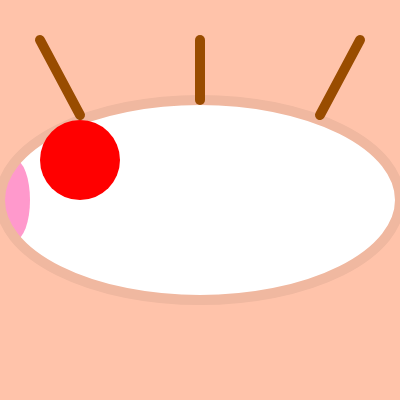
Frame 1 (no input)
Frame 60 (no input): identical to frame 1, image omitted
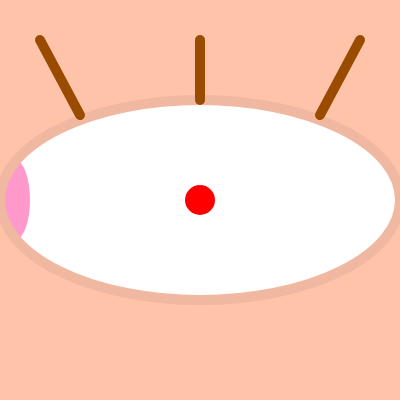
Frame 120 (the mouse pressed at the canvas centre since frame 60)

The p5.js sketch that drew these frames (run headless with seeded random() and noise() and a simulated clock; from frame 60 on, the mouse is pressed at the canvas centre):

// p5.js sketch
// ── sketch.js
let blink = false;
let timer = 0;
let showBg = false;

let pupilSize = 80;

let balls = [];

function setup() {
  createCanvas(400, 400);

  for (let i = 0; i < 15; i = i + 1) {
    balls.push({
      x: random(width),
      y: random(height),
      size: random(20, 90),
      xSpeed: random(-4, 4),
      ySpeed: random(-4, 4),
      angle: random(0, TWO_PI),
    });
  }
}

function draw() {
  timer = timer + 1;

  if (showBg == false) {
    background(255, 195, 170);
  } else {
    background(255);
    noFill();
    stroke(0);
    strokeWeight(1);

    for (let x = 0; x <= 400; x += 20) {
      for (let y = 0; y <= 400; y += 20) {
        let wave = sin(timer * 0.05 + x * y) * 10;

        circle(x, y, 30 + wave);

        for (let dia = 1; dia <= 40; dia += 5) {
          circle(x, y, dia + wave);
        }
      }
    }
  }

  // eye apple
  fill(255);
  noStroke();
  ellipse(200, 200, 400, 200);

  // pink thing
  fill(255, 153, 204);
  noStroke();
  ellipse(15, 200, 30, 80);
 
  // eye
  noFill();
  stroke(240, 184, 160);
  strokeWeight(10);
  ellipse(200, 200, 400, 200);

  // lashes
  stroke(153, 76, 0);
  line(80, 115, 40, 40);
  line(200, 100, 200, 40);
  line(320, 115, 360, 40);

  // pupil
  let eyeX = mouseX;
  let eyeY = mouseY;

  let shake = map(timer, 0, 100, 0, 1);

  if (timer > 300) {
    eyeX = mouseX + random(-shake, shake);
    eyeY = mouseY + random(-shake, shake);
  }

  if (eyeX < 80) eyeX = 80;
  if (eyeX > 320) eyeX = 320;
  if (eyeY < 160) eyeY = 160;
  if (eyeY > 240) eyeY = 240;

  fill(255, 0, 0);
  noStroke();
  circle(eyeX, eyeY, pupilSize);

  // чёрный экран с шариками
  if (blink == true) {
    background(0);

    for (let ball of balls) {
      ball.x += ball.xSpeed;
      ball.y += ball.ySpeed;

      if (ball.x > width || ball.x < 0) {
        ball.xSpeed = -ball.xSpeed;
      }

      if (ball.y > height || ball.y < 0) {
        ball.ySpeed = -ball.ySpeed;
      }

      let r = sin(ball.angle) * 127 + 128;
      let g = sin(ball.angle + 1) * 127 + 128;
      let b = sin(ball.angle + 3) * 127 + 128;

      fill(r, g, b);
      noStroke();

      let newSize = sin(ball.angle) * 45 + 45;
      circle(ball.x, ball.y, newSize);

      ball.angle = ball.angle + 0.03;
    }
  }
}

function mousePressed() {
  if (pupilSize == 80) {
    pupilSize = 30;
  } else {
    pupilSize = 80;
  }
}

function keyPressed() {
  if (key == " ") {
    blink = true; // глаза закрылись
  }

  if (key == "h") {
    showBg = !showBg;
  }
}

function keyReleased() {
  if (key == " ") {
    blink = false; // глаза открылись
    timer = 0; // всё начинается заново
  }
}

// ── style.css
/*
Template for IMA's Creative Coding Lab 

Project A: Generative Creatures
CCLaboratories Biodiversity Atlas 
*/

body {
    background-color: white;
    color: DimGray;
    font-family: 'Courier New', Courier, monospace;
    font-size: 1em;
    line-height: 1.5em;
}

/* title */
#title-wrapper {
    text-align: center;
}

.headline {
    font-size: 3em;
    font-family: Georgia, 'Times New Roman', Times, serif;
    font-weight: 600;
    margin-top: 80px;
    margin-bottom: 60px;
}

/* main content */
#main-wrapper {
    width: min(800px, calc(100% - 16px));
    position: relative;
    margin: auto;
}

.black {
    color: black;
}

.red {
    color: DeepPink;
}

.green {
    color: LightSeaGreen;
}

.yellow {
    color: GoldenRod;
}

.two-columns {
    display: flex;
}

.left {
    width: 50%;
    padding: 0px 10px 0px 0px;
    box-sizing: border-box;
}

.right {
    width: 50%;
    padding: 0px 0px 0px 10px;
    box-sizing: border-box;
}

#footer {
    text-align: center;
    font-size: 0.7em;
    margin-top: 60px;
    padding-bottom: 30px;
}

/* home button */
#home a {
    position: fixed;
    right: 15px;
    top: 15px;
    padding: 5px 10px;
    color: dimgrey;
    border: solid grey 0.5px;
    font-size: 0.6em;
    text-decoration: none;
}

#home a:hover {
    background-color: black;
    color: white;
    font-weight: bold;
}

/* p5.js sketch */
canvas {
    display: block;
    max-width: 100%;
    height: auto;
}

main {
    margin: auto;
    width: 100%;
}

@media (max-width: 600px) {
    .two-columns {
        flex-direction: column;
    }

    .left,
    .right {
        width: 100%;
        padding: 0;
    }
}
